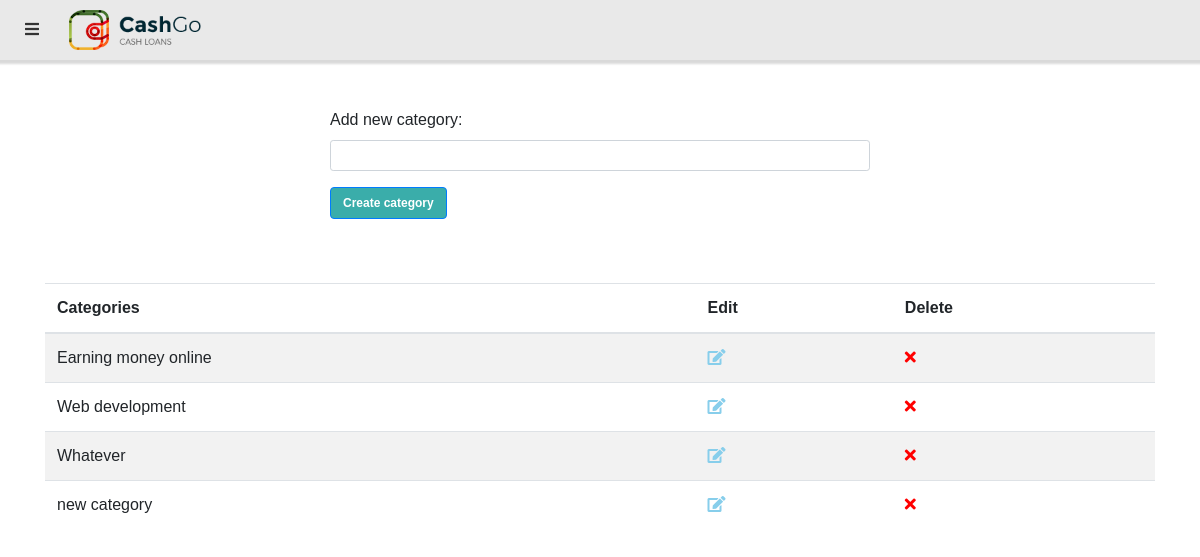
Page /admin/post-categories.php on the committed database.
### tables this page shows
CREATE TABLE `home` (
  `logo` varchar(225) NOT NULL,
  `id` int(11) NOT NULL,
  `title` varchar(255) NOT NULL,
  `hero_img` varchar(225) NOT NULL,
  `tag_line` varchar(255) NOT NULL,
  `card1_title` varchar(255) NOT NULL,
  `card1_content` varchar(255) NOT NULL,
  `card2_title` varchar(255) NOT NULL,
  `card2_content` varchar(255) NOT NULL,
  `card3_title` varchar(255) NOT NULL,
  `card3_content` varchar(255) NOT NULL,
  `card4_title` varchar(255) NOT NULL,
  `card4_content` varchar(255) NOT NULL,
  `s1_line1` varchar(225) NOT NULL,
  `s1_line2` varchar(255) NOT NULL,
  `s1_content` varchar(255) NOT NULL,
  `s2_line1` varchar(225) NOT NULL,
  `s2_line2` varchar(255) NOT NULL,
  `s3_line1` varchar(225) NOT NULL,
  `s3_line2` varchar(255) NOT NULL,
  `s3_title1` varchar(225) NOT NULL,
  `s3_title2` varchar(255) NOT NULL,
  `s3_title3` varchar(255) NOT NULL,
  `s3_title4` varchar(255) NOT NULL,
  `s3_content1` varchar(225) NOT NULL,
  `s3_content2` varchar(255) NOT NULL,
  `s3_content3` varchar(255) NOT NULL,
  `s3_content4` varchar(255) NOT NULL,
  `t1_link` varchar(225) NOT NULL,
  `t1_content` varchar(255) NOT NULL,
  `t1_name` varchar(255) NOT NULL,
  `t2_link` varchar(225) NOT NULL,
  `t2_content` varchar(255) NOT NULL,
  `t2_name` varchar(255) NOT NULL,
  `t3_link` varchar(225) NOT NULL,
  `t3_content` varchar(255) NOT NULL,
  `t3_name` varchar(255) NOT NULL
);

CREATE TABLE `post_category` (
  `id` int(11) NOT NULL,
  `category` varchar(255) NOT NULL
);

### admin/post-categories.php (the view, shortened to what this page needs)
<?php include "../includes/db.php"; ?>
<?php
    $query="SELECT * FROM `home`";
    $q_res=mysqli_query($con,$query);
    $row=mysqli_fetch_assoc($q_res);
    $currentLogo=$row['logo'];
?>
<?php include "includes/header.php"; ?>
<div class="container">
    <div class="row py-5">
        <div class="col col-6 offset-3">
            <form action="post-categories.php" method="post">
                <div class="form-group">
                    <label for="category">Add new category:</label>
                    <input type="text" class="form-control form-control-sm" name="category" id="category" required>
                </div>
                <div class="form-group">
                    <input type="submit" class="btn btn-primary" name="create" value="Create category">
                </div>
            </form>
        </div>
    </div>
    <table class="table table-striped">
        <thead>
            <tr>
                <th>Categories</th>
                <th>Edit</th>
                <th>Delete</th>
            </tr>
        </thead>
        <tbody>
            <?php
                $query="SELECT * FROM `post_category`";
                $q_res=mysqli_query($con,$query);
                while($row=mysqli_fetch_assoc($q_res)){
                $id=$row['id'];
                $category=$row['category'];
                    echo "<tr>";
                    echo "<td>$category</td>";
                    echo "<td><a href='edit-post-category.php?edit=$id'><i style='color:skyblue;' class='fa fa-edit mr-2'></i></a></td>";
                    echo "<td><a href='delete-post-category.php?delete=$id'><i style='color:red;' class='fa fa-times mr-2'></i></a></td>";
                    echo "</tr>";
                }
            ?>
        </tbody>
    </table>
</div>
<?php include "includes/footer.php"; ?>

### admin/includes/header.php (shortened to what this page needs)
<!DOCTYPE html>
<html lang="en">
<head>
    <link rel="stylesheet" href="https://maxcdn.bootstrapcdn.com/bootstrap/4.5.2/css/bootstrap.min.css">
    <link rel="stylesheet" href="https://cdnjs.cloudflare.com/ajax/libs/font-awesome/4.7.0/css/font-awesome.min.css">
    <link rel="stylesheet" href="https://use.fontawesome.com/releases/v5.12.0/css/all.css">
    <link rel="stylesheet" href="https://cdn.datatables.net/1.10.22/css/dataTables.bootstrap4.min.css">
    <link rel="stylesheet" href="
https://cdn.datatables.net/responsive/2.2.6/css/responsive.bootstrap4.min.css">
    <link rel="stylesheet" href="assets/css/styles.css">
    <link rel="stylesheet" href="assets/css/menu_bar.css">
</head>
<body>
   <div class="nav_bar">
      <a href="#">
      <i class="fa fa-bars"></i>
      </a>
       <img style="width:132px;" src="../assets/img/<?php echo $currentLogo; ?>" alt="backgound image">
   </div>

### admin/assets/css/styles.css (style rules this page uses)
body { overflow-x: hidden; }
.btn { background-color: #3aadaa; font-family: Montserrat, sans-serif; font-size: 12px; font-weight: 600; color: #fff; }
body { font-family: 'Poppins', sans-serif !important; }

### admin/assets/css/menu_bar.css (style rules this page uses)
*,ul,li { margin: 0; padding: 0; box-sizing: border-box; }
body { position: relative; }
.nav_bar { position: relative; z-index: 1000; background-color: #e9e9e9; padding: 10px 25px; display: flex; align-items: center; box-shadow: 0 2px 2px 2px rgba(0,0,0,0.15); }
.nav_bar>a { margin-right: 30px; }
.nav_bar>a>i { color: #333; }

### rows in the picture
home: logo (picture)
post_category: category "Earning money online"
post_category: category "Web development"
post_category: category "Whatever"
post_category: category "new category"
